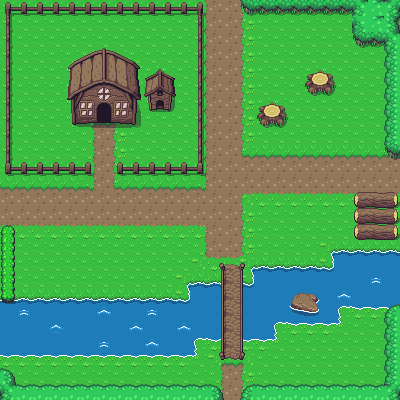

The image is a tile-based game level rendered from a .tmx file. Its description and source (layers, tilesets, objects; grid data summarised) follow:
An orthogonal 25x25 tile map with 16x16 px tiles, 3 tile layers (Ground, Collision, path) and 28 objects.

<map version="1.2" tiledversion="1.2.3" orientation="orthogonal" renderorder="left-down" width="25" height="25" tilewidth="16" tileheight="16" infinite="0" nextlayerid="6" nextobjectid="39">
 <tileset firstgid="1" source="overworld.tsx" />
 <layer id="1" name="Ground" width="25" height="25">
  <data>[625 cells, 625 non-empty, 20 distinct tile ids]</data>
 </layer>
 <layer id="3" name="Collision" width="25" height="25">
  <data>[625 cells, 279 non-empty, 74 distinct tile ids]</data>
 </layer>
 <layer id="5" name="path" width="25" height="25">
  <data>[625 cells, 21 non-empty, 9 distinct tile ids]</data>
 </layer>
 <objectgroup id="4" name="collisions mask">
  <object id="2" x="4.50303" y="2.86556" width="6.95923" height="171.115" />
  <object id="3" x="4.9124" y="163.747" width="85.5576" height="11.0529" />
  <object id="4" x="117.897" y="164.156" width="84.3295" height="9.82479" />
  <object id="5" x="197.724" y="4.50303" width="5.73113" height="168.659" />
  <object id="6" x="5.32176" y="3.27493" width="197.724" height="11.4623" />
  <object id="7" x="261.585" y="104.798" width="21.6964" height="20.4683" />
  <object id="8" x="308.662" y="72.8672" width="24.1526" height="21.6964" />
  <object id="9" x="242.754" y="1.2281" width="155.559" height="11.8716" />
  <object id="10" x="352.874" y="9.41542" width="46.2584" height="34.3868" />
  <object id="11" x="384.395" y="42.5741" width="15.9653" height="114.213" />
  <object id="12" x="1.22085" y="301.55" width="221.348" height="37.236" />
  <object id="13" x="0" y="339.397" width="196.557" height="17.7024" />
  <object id="20" x="136.551" y="124.395">
   <polygon points="0,0 0.202597,-24.5143 4.86234,-24.5143 1.41818,-55.1065 4.05195,-55.7143 3.44415,-57.335 -2.22857,-62.8052 -13.9792,-68.6805 -23.0961,-73.948 -30.5922,-74.5558 -32.0104,-75.974 -33.8337,-75.974 -34.4415,-74.7584 -43.761,-72.5298 -57.7402,-65.2363 -63.2104,-63.0078 -68.2753,-57.335 -68.4779,-55.5117 -66.8571,-55.5117 -69.2883,-25.1221 -69.4909,-24.1091 -65.2363,-24.7169 -64.6285,-0.405195 -49.4337,-0.405195 -49.0285,-1.82338 -39.3039,-1.82338 -39.3039,-17.0182 -38.0883,-19.4493 -35.4545,-20.8675 -29.9844,-21.0701 -26.5402,-19.0441 -25.5273,-16.613 -25.1221,-1.41818 -16.8156,-1.41818 -16.4104,-0.202597" />
  </object>
  <object id="21" x="149.612" y="110.722">
   <polygon points="0,0 -1.14382,-14.641 -4.80406,-13.9547 -4.11777,-31.7983 9.60813,-41.864 24.9354,-32.0271 26.308,-13.7259 22.6477,-14.1834 21.7327,0.228765" />
  </object>
  <object id="22" x="243.51" y="285.456" width="95.1241" height="37.626" />
  <object id="23" x="253.349" y="268.399" width="145.989" height="38.1277" />
  <object id="24" x="333.618" y="253.85" width="65.7202" height="15.5521" />
  <object id="26" x="188.475" y="286.048" width="33.3584" height="16.2622" />
  <object id="27" x="219.748" y="264.782" width="4.16979" height="94.6543" />
  <object id="28" x="241.014" y="264.365" width="4.16979" height="95.0713" />
  <object id="29" x="242.682" y="286.048" width="31.2735" height="53.3734" />
  <object id="32" x="1.41743" y="369.95" width="14.1743" height="31.1836" />
  <object id="33" x="15.5918" y="384.833" width="206.945" height="16.3005" />
  <object id="34" x="244.507" y="387.668" width="155.209" height="14.1743" />
  <object id="35" x="384.833" y="306.875" width="15.5918" height="82.2112" />
  <object id="36" x="-0.708717" y="224.663" width="14.1743" height="68.7456" />
  <object id="37" x="355.067" y="194.189" width="41.1056" height="45.3579" />
  <object id="38" x="0.667735" y="291.132" width="14.0224" height="10.6838" />
 </objectgroup>
</map>
